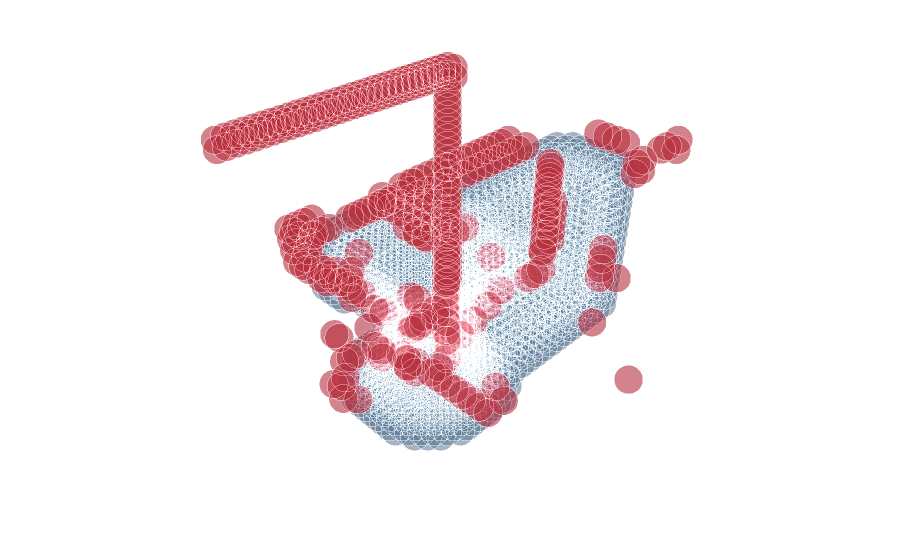

Notebook source saved alongside this figure:
### Code cell
test = model.predict_one(d, 'sofa', decode_label=True)
#plot_one(test[0])
plot_reconstruction(d, test[0], s=size)

### Figure 1 — Plotly figure (JSON) as saved in the notebook; plotly's stock layout.template omitted (floating-point values rounded to 4 significant figures; data arrays with more than 128 entries replaced by an {"elided": "..."} marker saying what was removed)
{"data": [{"marker": {"color": "rgb(105, 128, 155)", "line": {"color": "rgba(217, 217, 217, 0.14)", "width": 0.5}, "opacity": 0.6, "size": 10}, "mode": "markers", "type": "scatter3d", "x": {"elided": "2403 int values"}, "y": {"elided": "2403 int values"}, "z": {"elided": "2403 int values"}}, {"marker": {"color": "rgb(182, 49, 62)", "line": {"color": "rgba(217, 217, 217, 0.14)", "width": 0.5}, "opacity": 0.6, "size": 10}, "mode": "markers", "type": "scatter3d", "x": {"elided": "328 int values"}, "y": {"elided": "328 int values"}, "z": {"elided": "328 int values"}}], "layout": {"margin": {"b": 0, "l": 0, "r": 0, "t": 0}, "scene": {"xaxis": {"visible": false}, "yaxis": {"visible": false}, "zaxis": {"visible": false}}, "showlegend": false}}
